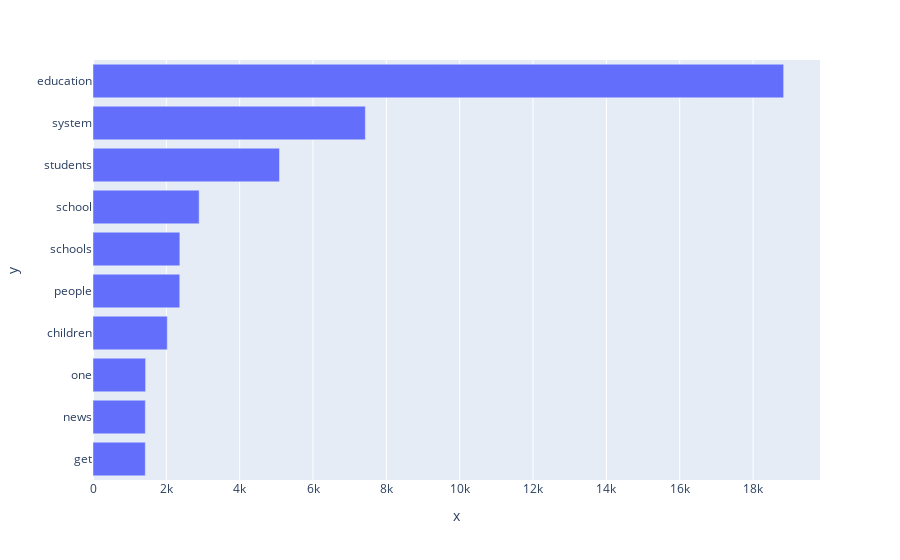

The cell this chart's notebook holds for it:
### Code cell
import plotly.express as px

fig = px.bar(y=fdist.index, x=fdist.values)

# sort values
fig.update_layout(barmode='stack', yaxis={'categoryorder':'total ascending'})

# show plot
fig.show()

### Figure 1 — Plotly figure (JSON) as saved in the notebook; plotly's stock layout.template omitted (floating-point values rounded to 4 significant figures)
{"data": [{"alignmentgroup": "True", "hovertemplate": "x=%{x}<br>y=%{y}<extra></extra>", "legendgroup": "", "marker": {"color": "#636efa", "pattern": {"shape": ""}}, "name": "", "offsetgroup": "", "orientation": "h", "showlegend": false, "textposition": "auto", "type": "bar", "x": [18834, 7427, 5086, 2895, 2368, 2366, 2025, 1435, 1427, 1426], "xaxis": "x", "y": ["education", "system", "students", "school", "schools", "people", "children", "one", "news", "get"], "yaxis": "y"}], "layout": {"barmode": "stack", "legend": {"tracegroupgap": 0}, "margin": {"t": 60}, "xaxis": {"anchor": "y", "domain": [0, 1], "title": {"text": "x"}}, "yaxis": {"anchor": "x", "categoryorder": "total ascending", "domain": [0, 1], "title": {"text": "y"}}}}
